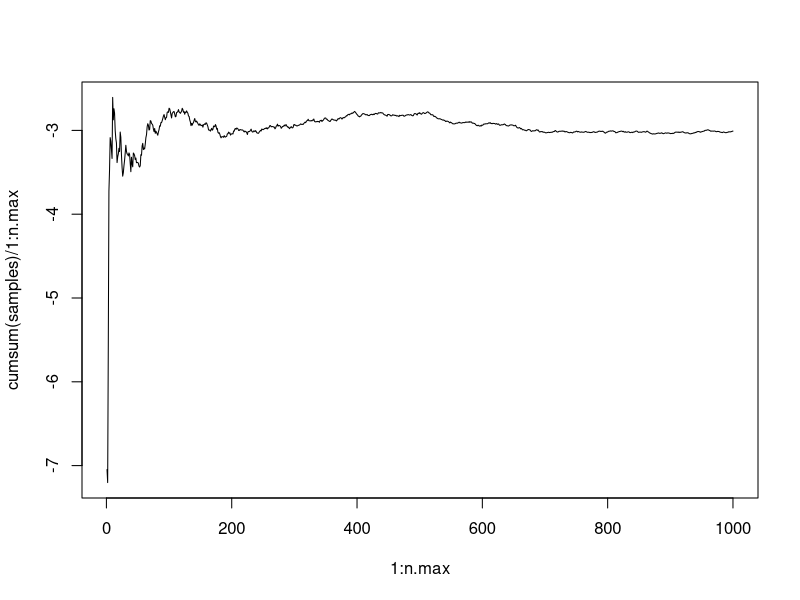
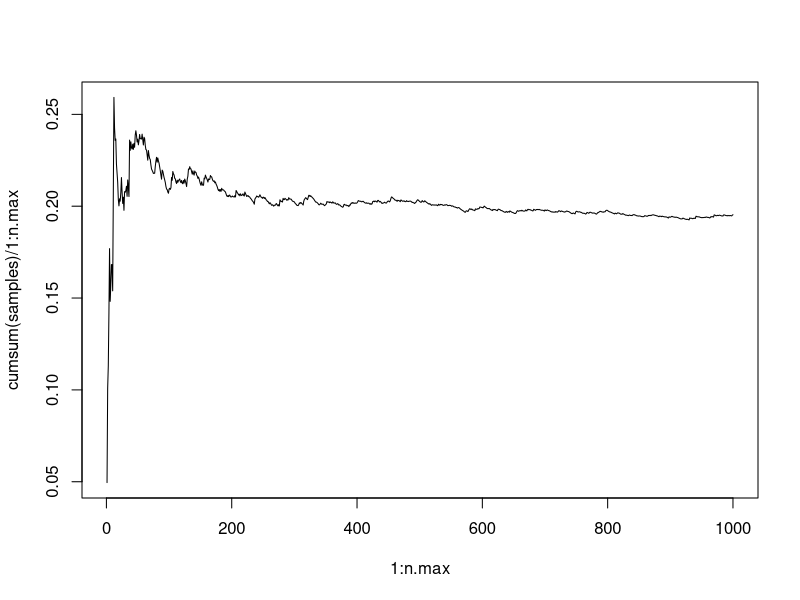
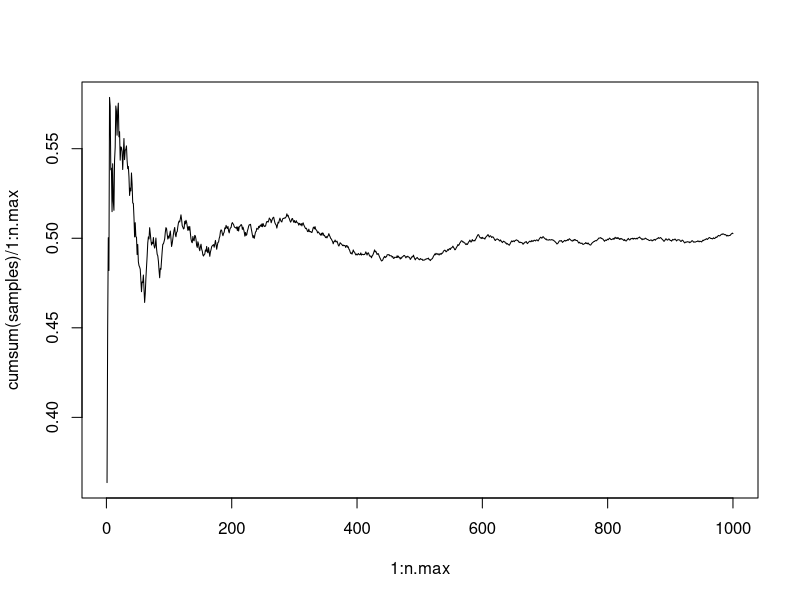
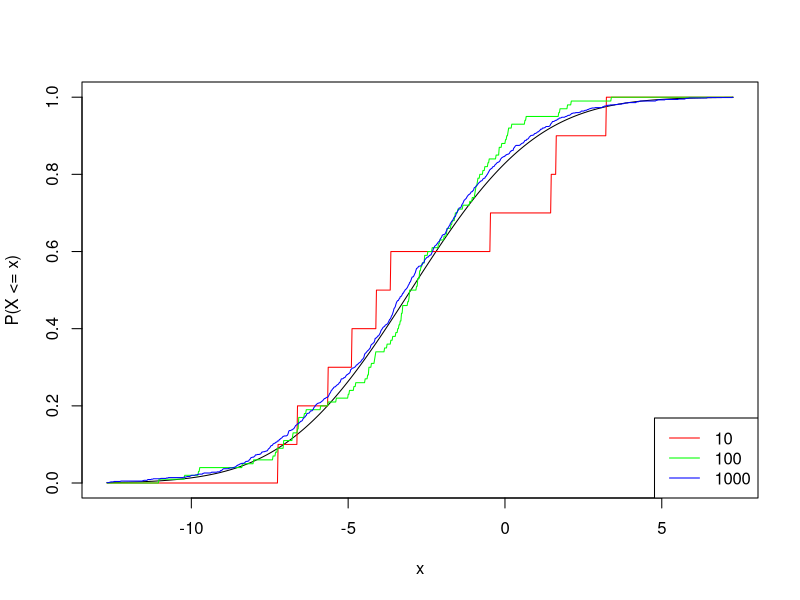
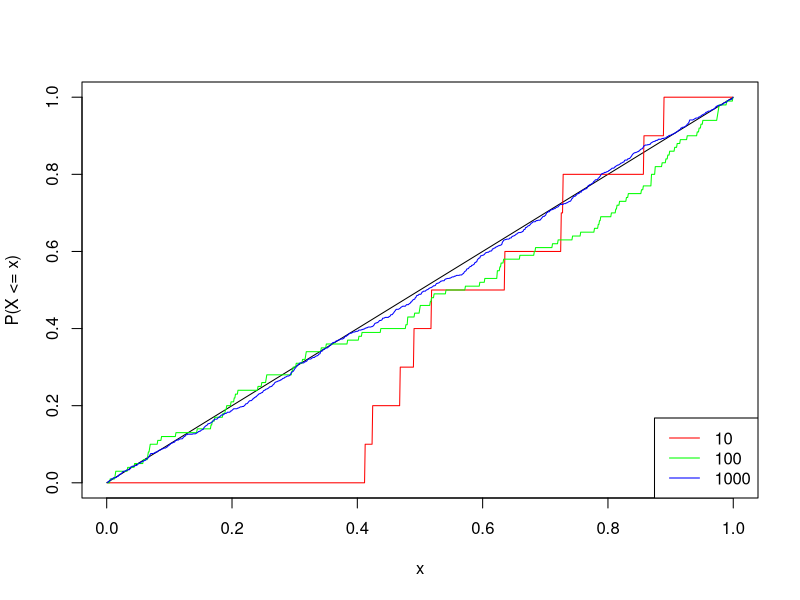
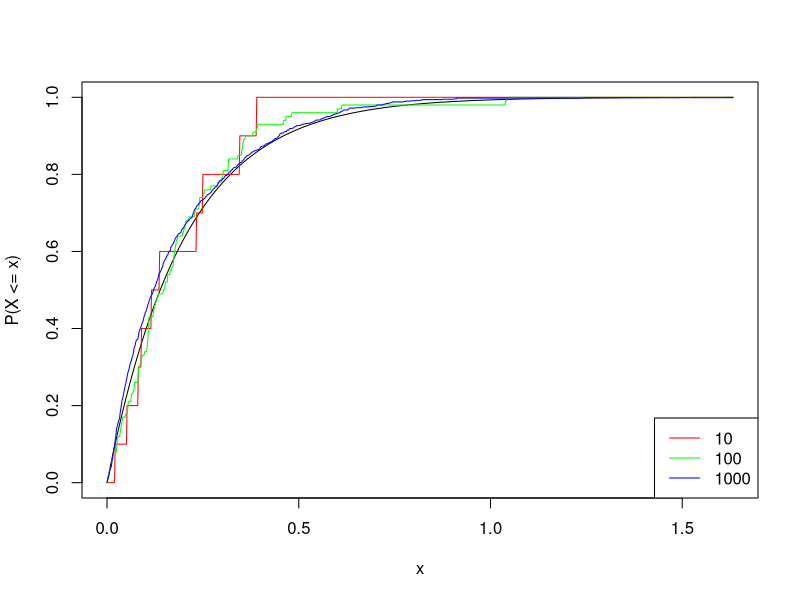
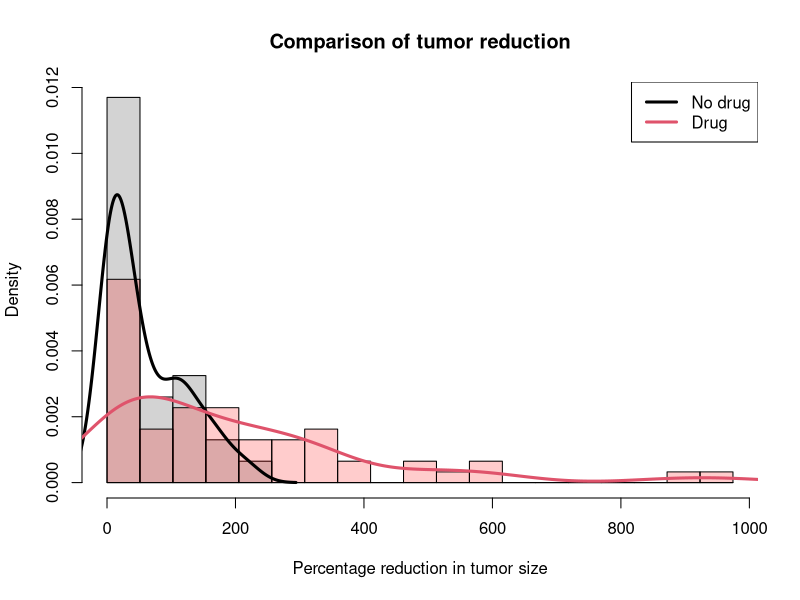
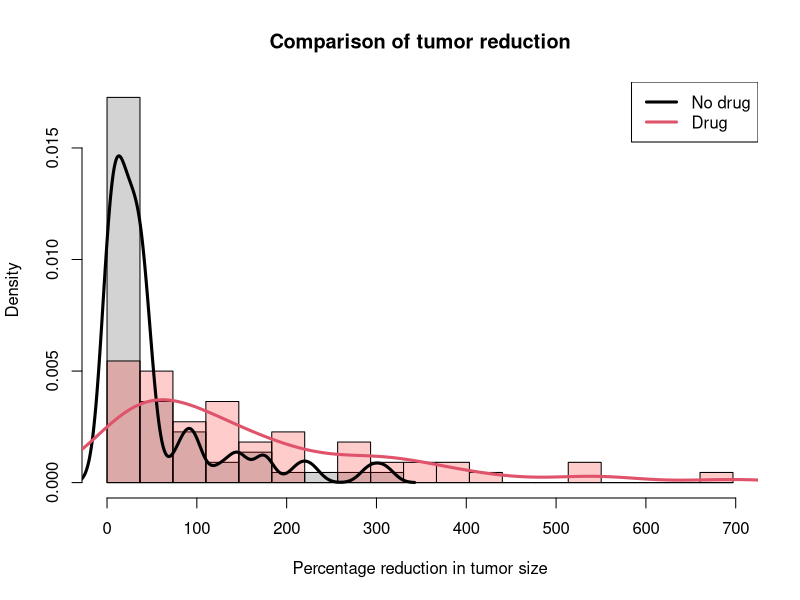

The R script that drew these images, in order:
## ---- chunk 1
knitr::opts_chunk$set(cache=TRUE, autodep=TRUE, cache.comments=TRUE)
## ---- chunk 2
norms <- rnorm(100)
betas <- rbeta(100, 0.1, 0.1)
chars <- sample(c("A", "G", "C", "T"), 100, replace=TRUE)
x <- runif(100)
y <- runif(100, 0, x)
df <- data.frame(x, y)
head(norms)
head(betas)
head(chars)
head(df)
## ---- chunk 3
    # plot.cum.means: plot cumulative sample mean as a function of sample size
    # Inputs:
    # - rfun: function which generates random draws
    # - n.max: number of samples to draw
    # Ouptut: none
    plot.cum.means = function(rfun, n.max) {
      samples = rfun(n.max)
      plot(1:n.max, cumsum(samples) / 1:n.max, type = "l")
    }
## ---- chunk 4
norm_draws <- function(n){
  return(rnorm(n, mean=-3, sd=sqrt(10)))
}
exp_draws <- function(n){
  return(rexp(n, rate=5))
}
beta_draws <- function(n){
  return(rbeta(n, 1, 1))
}
plot.cum.means(norm_draws, 1000)
plot.cum.means(exp_draws, 1000)
plot.cum.means(beta_draws, 1000)
## ---- chunk 5
# plot.ecdf: plots ECDFs along with the true CDF, for varying sample sizes
# Inputs:
# - rfun: function which generates n random draws, when called as rfun(n)
# - pfun: function which calculates the true CDF at x, when called as pfun(x)
# - sizes: a vector of sample sizes
# Output: none

norm_pnorm <- function(n){
  return(pnorm(n, mean=-3, sd=sqrt(10)))
}
exp_pnorm <- function(n){
  return(pexp(n, rate = 5))
}
beta_pnorm <- function(n){
  return(pbeta(n, 1, 1))
}
  
plot.ecdf = function(rfun, pfun, sizes) {
  # Draw the random numbers
  samples = lapply(sizes, rfun)

  # Calculate the grid for the CDF
  grid.min = min(sapply(samples, min))
  grid.max = max(sapply(samples, max))
  grid = seq(grid.min, grid.max, length=1000)

  # Calculate the ECDFs
  ecdfs = lapply(samples, ecdf)
  evals = lapply(ecdfs, function(f) f(grid))

  # Plot the true CDF
  plot(grid, pfun(grid), type="l", col="black", xlab="x", ylab = "P(X <= x)")

  # Plot the ECDFs on top
  n.sizes = length(sizes)
  cols = rainbow(n.sizes)
  for (i in 1:n.sizes) {
    lines(grid, evals[[i]], col=cols[i])
  }
  legend("bottomright", legend=sizes, col=cols, lwd=1)
}

sizes <- c(10, 100, 1000)
plot.ecdf(norm_draws, norm_pnorm, sizes)
plot.ecdf(beta_draws, beta_pnorm, sizes)
plot.ecdf(exp_draws, exp_pnorm, sizes)
## ---- chunk 6
simulate.data <- function(n=60, mu.drug=2){
  mu.nodrug <- runif(n, min = 0, max = 1)
  no.drug <- 100*rexp(n, rate=1/mu.nodrug)
  drug <- 100*rexp(n, rate = 1/mu.drug)
  return(list(no.drug = no.drug,
              drug = drug))
}
## ---- chunk 7
results1 <- simulate.data()
head(results1$drug)
head(results1$no.drug)
results2 <- simulate.data()
head(results2$drug)
head(results2$no.drug)
## ---- chunk 8
abs(mean(results1$no.drug)-mean(results2$no.drug))
abs(mean(results1$drug)-mean(results2$drug))
abs(mean(results1$drug)-mean(results1$no.drug))
## ---- chunk 9

plot.data <- function(x){
  # Find the range of all the measurements together, and define breaks
  x.range = range(c(x$no.drug,x$drug))
  breaks = seq(min(x.range),max(x.range),length=20)
  
  # Produce hist of the non drug measurements, then drug measurements on top
  hist(x$no.drug, breaks=breaks, probability=TRUE, xlim=x.range,
       col="lightgray", xlab="Percentage reduction in tumor size", 
       main="Comparison of tumor reduction")  
  
  # Plot a histogram of the drug measurements, on top
  hist(x$drug, breaks=breaks, probability=TRUE, col=rgb(1,0,0,0.2), add=TRUE) 

  # Draw estimated densities on top, for each dist
  lines(density(x$no.drug), lwd=3, col=1)
  lines(density(x$drug), lwd=3, col=2)
  legend("topright", legend=c("No drug","Drug"), lty=1, lwd=3, col=1:2)
}

plot.data(results1)
plot.data(results2)
## ---- chunk 10
results3 <- simulate.data(n=1000, mu.drug=1.1)
plot.data(results3)
## ---- chunk 11
simulate.difference <- function(n=60, mu.drug=2){
  result <- simulate.data(n = n, mu.drug = mu.drug)
  return(mean(result$drug)-mean(result$no.drug))
}
cat(simulate.difference())
cat(simulate.difference())
cat(simulate.difference(n=1000, mu.drug=10))
## ---- chunk 12
rep.sim <- function(nreps=200, n=60, mu.drug=2, seed=NULL){
  if(!is.null(seed)){
    set.seed(seed)
  }
  sim.objs <- vector(length=nreps, mode="list")
  for(i in 1:nreps){
    sim.objs[i] <- simulate.difference(n=n, mu.drug=mu.drug)
  }
  return(sum(sim.objs>100))
}
cat(rep.sim(mu.drug=1.5))
## ---- chunk 13
results <- vector(length=96)
for(n in 5:100){
  results[n-4] <- rep.sim(n=n)
}
plot(5:100, results,
     xlab="Sample Size", ylab="Successes", main="Successes vs. Sample Size")
## ---- chunk 14
mus <- seq(0, 5, 0.25)
results <- vector(length = length(mus))
for(i in 1:length(mus)){
  results[i] <- rep.sim(n=20, mu.drug=mus[i])
}
plot(mus, results,
     xlab="mu.drug", ylab="Successes", main="Successes vs. Drug Strength")
## ---- chunk 15
new.sim <- function(){
  results <- vector(length=12)
  for(i in 1:12){
    results[i] <- rep.sim(n=5, mu.drug=1.5)
  }
  result <- max(results>=100)
  return(result)
}

results <- vector(length=200)
for(i in 1:200){
  results[i] <- new.sim()
}

cat(sum(results))
## ---- chunk 16
ab.collect <- function(n, a.mean, a.sd, b.mean, b.sd){
  return(list(a.responses = rnorm(n, a.mean, a.sd),
              b.responses = rnorm(n, b.mean, b.sd)))
}
x <- ab.collect(10, 0, 1, 0 ,1)
x$a.responses
x$b.responses
## ---- chunk 17
test.at.end <- function(n, a.mean, a.sd, b.mean, b.sd){
  result <- ab.collect(n, a.mean, a.sd, b.mean, b.sd)
  test <- t.test(result$a.responses, result$b.responses)
  if(test$p.value>0.05){
    return("Inconclusive")
  }
  else{
    if(mean(result$a.responses)>mean(result$b.responses)){
      return("A")
    }
    else{
      return("B")
    }
  }
}
test.at.end(n=2000, a.mean=100, a.sd=20, b.mean=104, b.sd=10)
## ---- chunk 18
# test.at.end(n=2000, a.mean=100, a.sd=20, b.mean=104, b.sd=10)

test.as.you.go <- function(n.per.day, n.days, a.mean, a.sd, b.mean, b.sd){
  results <- vector(length=n.days)
  for(i in 1:n.days){
    results[i] <- test.at.end(n=n.per.day, a.mean=a.mean, a.sd=a.sd, b.mean=b.mean, b.sd=b.sd)
    if(results[i] != "Inconclusive"){
      return(results[i])
    }
  }
  return("Inconclusive")
}
test.as.you.go(n.per.day = 100, n.days = 20, a.mean = 100, a.sd = 20, b.mean = 104, b.sd = 10)
## ---- chunk 19
results1 <- vector(length=1000)
for(i in 1:1000){
  results1[i] <- test.at.end(2000, 100, 20, 100, 20)
}

results2 <- vector(length=1000)
for(i in 1:1000){
  results2[i] <- test.as.you.go(100, 20, 100, 20, 100, 20)
}

sum(results1=="Inconclusive")
sum(results2=="Inconclusive")
